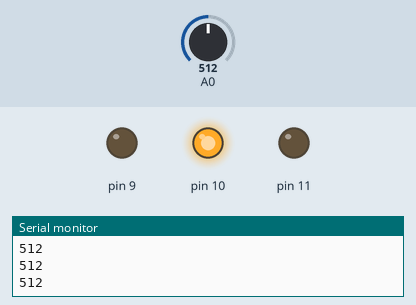
This sketch was run on a simulated Arduino Uno, built with avr-gcc and run on an emulated ATmega328P. On the bench: output pins drawn as LEDs (lit = HIGH), the last lines printed to the serial monitor. The inputs (shaded band) are chosen by the test bench; at power-on: A0 = 512.

Above: at 1.2 s.
1.3 s: A0 set to 351
2.8 s: A0 set to 322
At 3.8 s:
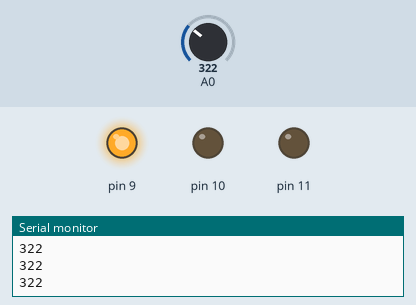
4.3 s: A0 set to 692
At 4.9 s:
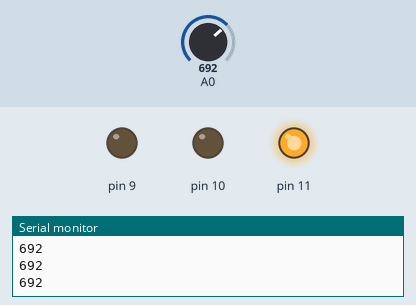
5.8 s: A0 set to 666
At 6.1 s:
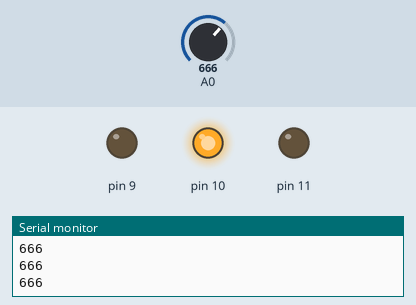
7.3 s: A0 set to 716
At 8.3 s:
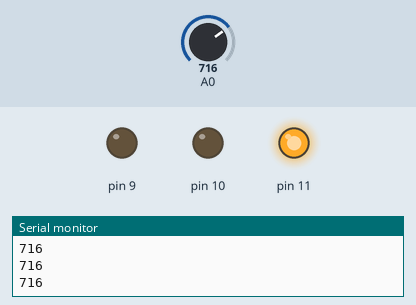
Timing chart, 0 to 9.8 s (numbered marks = the images above; inputs shaded):
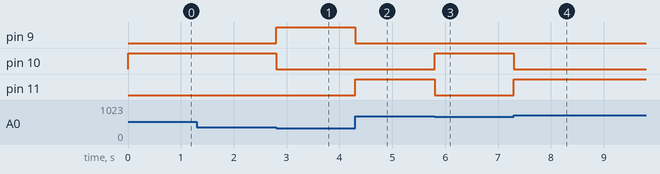

Measured:
- the behaviour switches between 341 and 340 on A0 (found by bisection; images 0 and 1)
- the behaviour switches between 682 and 681 on A0 (found by bisection; images 2 and 3)
- after the input at 2.8 s, pin 9: LOW → HIGH at once; pin 10: HIGH → LOW at once
- after the input at 4.3 s, pin 9: HIGH → LOW at once; pin 11: LOW → HIGH at once
- after the input at 5.8 s, pin 10: LOW → HIGH at once; pin 11: HIGH → LOW at once
- after the input at 7.3 s, pin 10: HIGH → LOW at once; pin 11: LOW → HIGH at once

The sketch:

19-11-21slide.ino
```cpp
void setup() {
  pinMode(A0,INPUT);
  pinMode(11,OUTPUT);
  pinMode(10,OUTPUT);
  pinMode(9,OUTPUT);
  Serial.begin(9600);


}

void loop() {
  Serial.println(analogRead(A0));
  if(analogRead(A0)<341)
  {
    digitalWrite(9,HIGH);
    digitalWrite(10,LOW);
    digitalWrite(11,LOW);
  }
  else if(341<=analogRead(A0)&& analogRead(A0)<682)
  {
    digitalWrite(10,HIGH);
    digitalWrite(9,LOW);
    digitalWrite(11,LOW);
  }
  else
  {
   digitalWrite(11,HIGH) ;
   digitalWrite(10,LOW);
   digitalWrite(9,LOW);
  }
}
```
